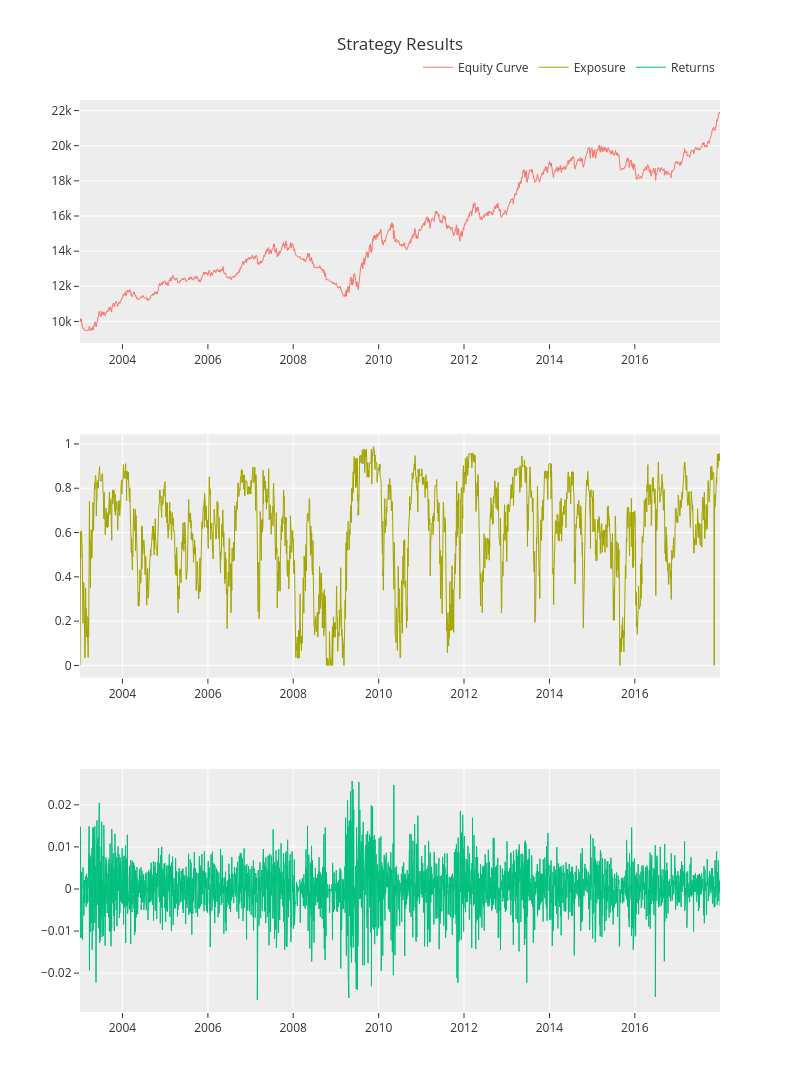

Notebook code for this chart:
### Markdown cell above
![zipline_portfolio_backtest.png](./zipline_portfolio_backtest.png)

### Code cell
# Set start and end date
# start_date = datetime(1996, 1, 1, tzinfo=pytz.utc)
# end_date = datetime(2018, 12, 31, tzinfo=pytz.UTC)
start_date = pd.Timestamp('2003-1-1')
end_date = pd.Timestamp('2017-12-31')

# Fire off the backtest
results = run_algorithm(
    start=start_date,
    end=end_date, 
    initialize=initialize, 
    analyze=analyze, 
    handle_data=handle_data, 
    capital_base=10000, 
    data_frequency = 'daily', bundle='quandl' 
)

### Figure 1 — Plotly figure (JSON) as saved in the notebook; plotly's stock layout.template omitted (floating-point values rounded to 4 significant figures; data arrays with more than 128 entries replaced by an {"elided": "..."} marker saying what was removed)
{"data": [{"line": {"width": 1}, "mode": "lines", "name": "Equity Curve", "type": "scatter", "x": {"elided": "3776 str values"}, "xaxis": "x", "y": {"elided": "3776 float values"}, "yaxis": "y"}, {"line": {"width": 1}, "mode": "lines", "name": "Exposure", "type": "scatter", "x": {"elided": "3776 str values"}, "xaxis": "x2", "y": {"elided": "3776 float values"}, "yaxis": "y2"}, {"line": {"width": 1}, "mode": "lines", "name": "Returns", "type": "scatter", "x": {"elided": "3776 str values"}, "xaxis": "x3", "y": {"elided": "3776 float values"}, "yaxis": "y3"}], "layout": {"height": 1200, "legend": {"orientation": "h", "x": 1, "xanchor": "right", "y": 1.02, "yanchor": "bottom"}, "title": {"text": "Strategy Results"}, "width": 800, "xaxis": {"anchor": "y", "autorange": true, "domain": [0, 1], "range": ["2003-01-02 21:00", "2017-12-29 21:00"], "showgrid": false, "type": "date"}, "xaxis2": {"anchor": "y2", "autorange": true, "domain": [0, 1], "range": ["2003-01-02 21:00", "2017-12-29 21:00"], "type": "date"}, "xaxis3": {"anchor": "y3", "autorange": true, "domain": [0, 1], "range": ["2003-01-02 21:00", "2017-12-29 21:00"], "type": "date"}, "yaxis": {"anchor": "x", "autorange": true, "domain": [0.7333, 1], "range": [8759.0, 22600.0], "type": "linear"}, "yaxis2": {"anchor": "x2", "autorange": true, "domain": [0.3667, 0.6333], "range": [-0.05489, 1.043], "type": "linear"}, "yaxis3": {"anchor": "x3", "autorange": true, "domain": [0, 0.2667], "range": [-0.02924, 0.02857], "type": "linear"}}}
